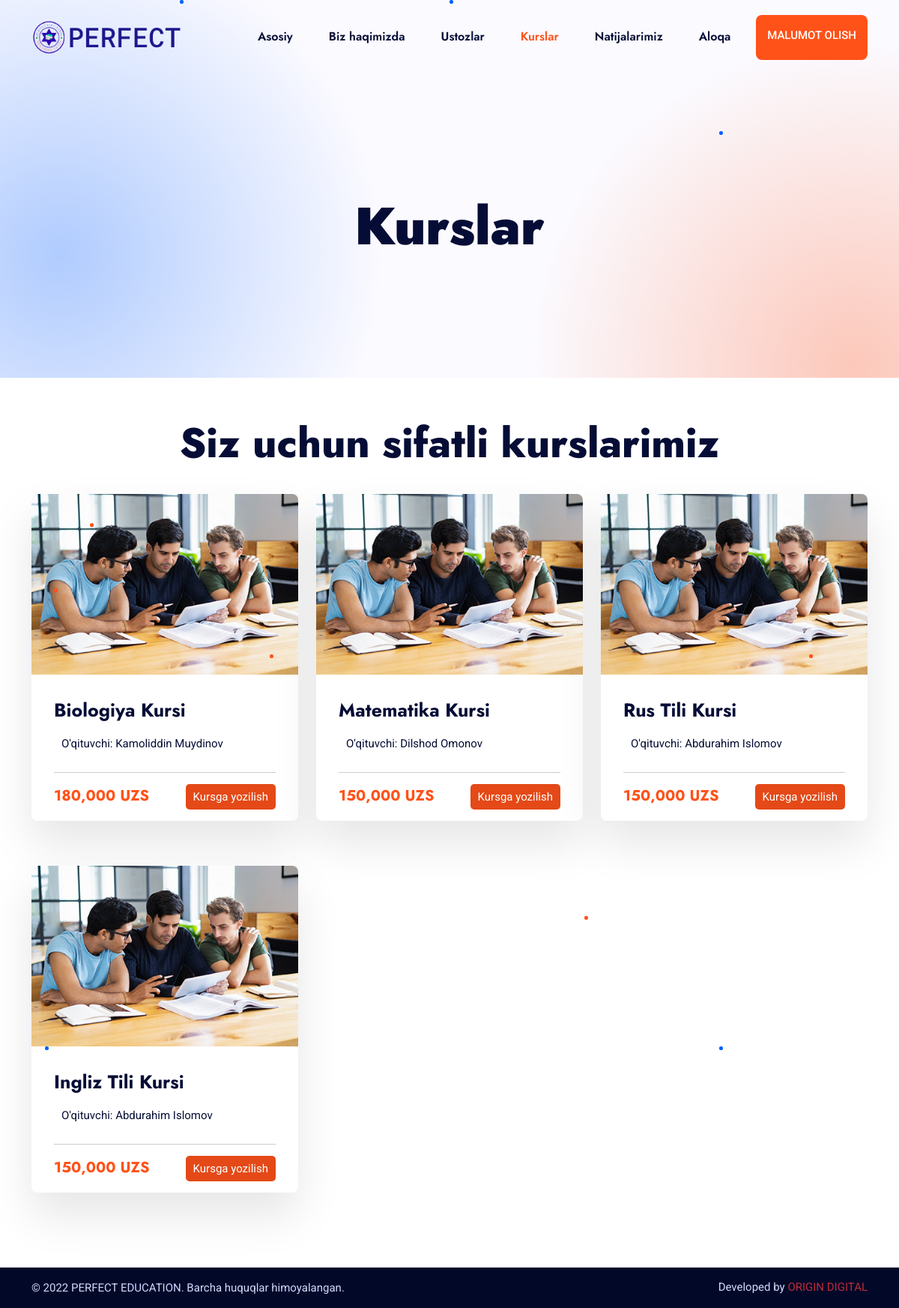
Page /courses/ on the committed database.
### home/models.py (models this page shows, shortened)
class Logo(models.Model):
    title = models.CharField(default='PERFECT EDUCATION LOGO', max_length=300)
    image = models.ImageField(upload_to='images/logo/')
    favicon = models.ImageField(upload_to='images/favicon/')
    class Meta:
        verbose_name = 'Site Logo'
        verbose_name_plural = 'Site Logo'

class Course(models.Model):
    title = models.CharField(max_length=600)
    teacher = models.ForeignKey(Teacher, on_delete=models.CASCADE, related_name='teacher')
    image = models.ImageField(upload_to='images/courses/')
    price = models.IntegerField(default=0)
    about = RichTextField()
    def price_intcomma(self):
        return f"{self.price:,}"
    class Meta:
        verbose_name = 'Kurslar'
        verbose_name_plural = 'Kurslar'

class Teacher(models.Model):
    full_name = models.CharField(max_length=600)
    image = models.ImageField(upload_to='images/teacher/')
    category = models.CharField(max_length=600)
    phone = models.CharField(max_length=600)
    about_me = RichTextField()
    class Meta:
        verbose_name = 'Ustozlar'
        verbose_name_plural = 'Ustozlar'

### home/views.py (the view)
# urls.py: path('courses/', views.courses, name='courses'),
def courses(request):
    coursess = Course.objects.all().order_by('-id')
    p = Paginator(coursess, 9)
    page_number = request.GET.get('page')
    page_obj = p.get_page(page_number)
    context = {
        'courses': coursess,
        'page_obj': page_obj
    }
    return render(request, 'pages/courses.html', context)

### home/context.py (called while the page is built)
def site_logo(request):
    logo_site = Logo.objects.last()
    context = {
        'logo_site': logo_site
    }
    return context

def teacher_view(request):
    my_teacher = Teacher.objects.all()
    context = {
        'my_teacher': my_teacher
    }
    return context

def current_date(request):
    now = date.today()
    now_year = now.strftime("%Y")
    context = {
        'now_year': now_year
    }
    return context

def home_screen_view(request):
    home_screen = HomeScreen.objects.last()
    context = {
        'home_screen': home_screen
    }
    return context

def about_view(request):
    about = About.objects.last()
    context = {
        'about': about
    }
    return context

def contact_data_view(request):
    contact_data = ContactData.objects.last()
    context = {
        'contact_data': contact_data
    }
    return context

### home/templates/pages/courses.html (shortened to what this page needs)
{% extends 'pages/base.html' %}
{% load static %}
{% block content %}
    <section class="main-banner-in">
        <div class="container">
            <div class="row">
                <div class="col-lg-12">
                    <h1 class="h1-title">Kurslar</h1>
                </div>
            </div>
        </div>
    </section>
    <section class="main-online-courses">
        <div class="container">
            <div style="text-align: center;" class="row align-items-center">
                <h3 class="h2-title">Siz uchun sifatli kurslarimiz</h3>
            </div>
            <div class="row">
                {% for rs in page_obj.object_list %}
                    <div style="margin-bottom: 30px;" class="col-lg-4">
                        <div class="course-box">
                            <div class="course-img">
                                <a href="{% url 'course-detail' rs.id %}"><img src="{{ rs.image.url }}"
                                                                               alt="course"></a>
                            </div>
                            <div class="course-content">
                                <a href="{% url 'course-detail' rs.id %}">
                                    <h3 class="h3-title">{{ rs.title }}</h3>
                                </a>
                                <div class="course-instructor-review">
                                    <div class="course-instructor-box">
                                        <a>O'qituvchi: {{ rs.teacher.full_name }}</a>
                                    </div>
                                </div>
                                <div class="course-line"></div>
                                <div class="course-price-student-box">
                                    <div class="course-price-box">
                                        <span>{{ rs.price_intcomma }} UZS</span>
                                    </div>
                                    <a href="{% url 'enroll-course' rs.id %}">
                                        <button class="kurs-button">Kursga yozilish</button>
                                    </a>
                                </div>
                            </div>
                        </div>
                    </div>
                {% endfor %}
            </div>
        </div>
    </section>
{% endblock %}

### home/templates/components/header.html (shortened to what this page needs)
{% load static %}
<header class="site-header">
    <div class="header-bottom">
        <div class="container">
            <div class="row align-items-center">
                <div class="col-lg-3">
                    <div class="site-branding">
                        <a href="{% url 'index' %}" title="Educater">
                            <img style="width: 200px" src="{{ logo_site.image.url }}" alt="Logo">
                        </a>
                    </div>
                </div>
                <div class="col-lg-9">
                    <div class="header-menu">
                        <nav class="main-navigation">
                            <ul class="menu">
                                <li {% if request.path == '/' or request.path == '' %}class="active"{% endif %}><a href="{% url 'index' %}">Asosiy</a></li>
                                <li {% if request.path == '/about/' or request.path == '/about' %}class="active"{% endif %}><a href="{% url 'about' %}">Biz haqimizda</a></li>
                                <li {% if request.path == '/teachers/' or request.path == '/teachers' %}class="active"{% endif %}><a href="{% url 'teachers' %}">Ustozlar</a></li>
                                <li {% if request.path == '/courses/' or request.path == '/courses' %}class="active"{% endif %}><a href="{% url 'courses' %}">Kurslar</a></li>
                                <li {% if request.path == '/results/' or request.path == '/results' %}class="active"{% endif %}><a href="{% url 'results' %}">Natijalarimiz</a></li>
                                <li {% if request.path == '/contact/' or request.path == '/contact' %}class="active"{% endif %}><a href="{% url 'contact' %}">Aloqa</a></li>
                            </ul>
                        </nav>
                        <div class="header-btn">
                            <a href="{% url 'contact' %}" class="sec-btn">Malumot olish</a>
                        </div>
                    </div>
                </div>
            </div>
        </div>
    </div>
</header>

### home/templates/pages/courses.html (style rules this page uses)
.kurs-button { color: white; background-color: #e44917; border: none; border-radius: 5px; padding: 5px 10px; }

### rows in the picture
Logo: image (picture)
Course: image (picture), title "Biologiya Kursi", teacher.full_name "Kamoliddin Muydinov", price_intcomma "180,000"
Course: image (picture), title "Matematika Kursi", teacher.full_name "Dilshod Omonov", price_intcomma "150,000"
Course: image (picture), title "Rus Tili Kursi", teacher.full_name "Abdurahim Islomov", price_intcomma "150,000"
Course: image (picture), title "Ingliz Tili Kursi", teacher.full_name "Abdurahim Islomov", price_intcomma "150,000"
